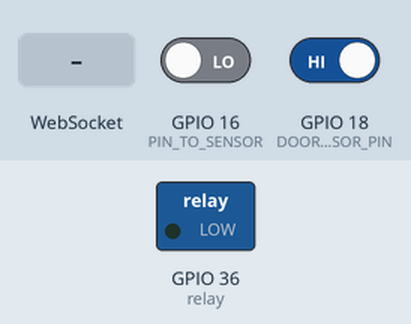
Simulated run of this sketch. Board: ESP32. On the bench: switched loads named in the sketch (green lamp = pin HIGH). The test bench sets the inputs (shaded band); at power-on: GPIO 16 (PIN_TO_SENSOR) LOW, GPIO 18 (DOOR_SENSOR_PIN) HIGH. WiFi joins after 1.5 s; servers stay silent unless stated; storage starts empty; what the sketch prints to the serial monitor is not drawn.

Above: at 0.1 s.
At 3.2 s:
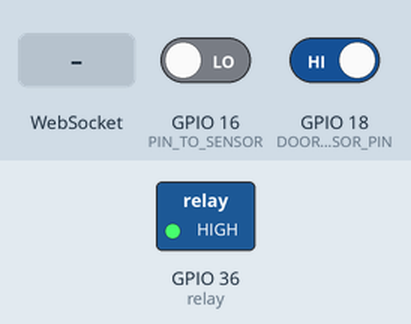
3.3 s: WebSocket text "toggle" received
4.8 s: WebSocket text "getReadings" received
Timing chart, 0 to 7.8 s (numbered marks = the images above; inputs shaded):
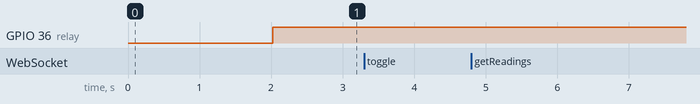

Measured:
- after the input at 4.8 s, every drawn part: stays the same

The sketch:

Teknotama.ino
```cpp
#include <Arduino.h>
#include <WiFi.h>
#include <AsyncTCP.h>
#include <ESPAsyncWebServer.h>
#include "SPIFFS.h"
#include <Arduino_JSON.h>

#define timeSeconds 1

// Replace with your network credentials
const char* ssid = "YourSSID";
const char* password = "YourPassword";

AsyncWebServer server(80);
AsyncWebSocket ws("/ws");

JSONVar readings;

const int PIN_TO_SENSOR = 16;
const int DOOR_SENSOR_PIN = 18;
const int relay = 36;

int doorState;
bool relayState = false; // Initialize relay state

String getJsonData() {
  readings["pir_sensor"] = String(digitalRead(PIN_TO_SENSOR));
  readings["door_sensor"] = String(digitalRead(DOOR_SENSOR_PIN));
  String jsonString = JSON.stringify(readings);
  return jsonString;
}

void initSPIFFS() {
  if (!SPIFFS.begin(true)) {
    Serial.println("An error has occurred while mounting SPIFFS");
  }
  Serial.println("SPIFFS mounted successfully");
}

void initWiFi() {
  WiFi.mode(WIFI_STA);
  WiFi.begin(ssid, password);
  Serial.print("Connecting to WiFi ..");
  while (WiFi.status() != WL_CONNECTED) {
    Serial.print('.');
    delay(1000);
  }
  Serial.println(WiFi.localIP());
}

void notifyClients(String jsonData) {
  ws.textAll(jsonData);
}

void handleWebSocketMessage(void *arg, uint8_t *data, size_t len) {
  AwsFrameInfo *info = (AwsFrameInfo*)arg;
  if (info->final && info->index == 0 && info->len == len && info->opcode == WS_TEXT) {
    char message[len + 1];
    memcpy(message, data, len);
    message[len] = '\0';
    if (strcmp(message, "toggle") == 0) {
      relayState = !relayState;
      digitalWrite(relay, relayState); // Toggle relay state
      notifyClients(getJsonData()); // Notify clients with updated sensor readings
    } else if (strcmp(message, "getReadings") == 0) {
      String jsonData = getJsonData();
      Serial.println(jsonData);
      notifyClients(jsonData);
    }
  }
}

void onEvent(AsyncWebSocket *server, AsyncWebSocketClient *client, AwsEventType type, void *arg, uint8_t *data, size_t len) {
  switch (type) {
    case WS_EVT_CONNECT:
      Serial.printf("WebSocket client #%u connected from %s\n", client->id(), client->remoteIP().toString().c_str());
      break;
    case WS_EVT_DISCONNECT:
      Serial.printf("WebSocket client #%u disconnected\n", client->id());
      break;
    case WS_EVT_DATA:
      handleWebSocketMessage(arg, data, len);
      break;
    case WS_EVT_PONG:
    case WS_EVT_ERROR:
      break;
  }
}

void initWebSocket() {
  ws.onEvent(onEvent);
  server.addHandler(&ws);
}

String processor(const String& var) {
  Serial.println(var);
  if (var == "STATE") {
    if (relayState) {
      return "ON";
    } else {
      return "OFF";
    }
  }
  return String();
}

void setup() {
  Serial.begin(115200);
  pinMode(DOOR_SENSOR_PIN, INPUT_PULLUP);
  pinMode(PIN_TO_SENSOR, INPUT);
  pinMode(relay, OUTPUT);
  digitalWrite(relay, LOW);

  initWiFi();
  initSPIFFS();
  initWebSocket();

  server.on("/", HTTP_GET, [](AsyncWebServerRequest *request) {
    request->send(SPIFFS, "/index.html", "text/html", processor);
  });

  server.serveStatic("/", SPIFFS, "/");

  server.begin();
}

void loop() {
  doorState = digitalRead(DOOR_SENSOR_PIN);
  int pirState = digitalRead(PIN_TO_SENSOR);

  // Control relay based on sensor states
  if (doorState == HIGH && pirState == LOW) {
    relayState = true;
  } else if (doorState == LOW && pirState == HIGH) {
    relayState = false;
  }

  ws.cleanupClients(); // Cleanup WebSocket clients
  digitalWrite(relay, relayState);
}
```
